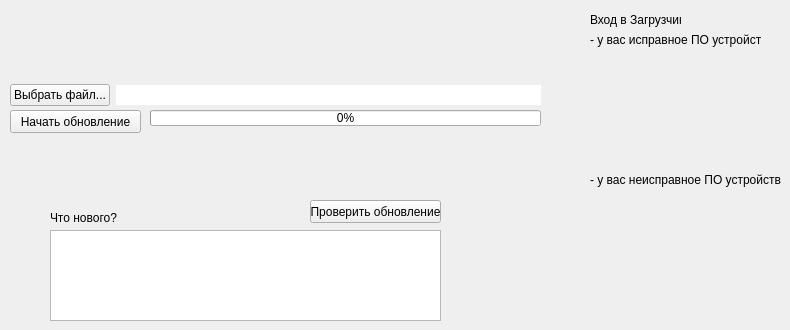
        <widget class="QWidget" name="page_USBFirmwareUpdate">
         <widget class="QPushButton" name="pushButton_CheckNewFirmware">
          <property name="geometry">
           <rect>
            <x>310</x>
            <y>200</y>
            <width>131</width>
            <height>23</height>
           </rect>
          </property>
          <property name="text">
           <string>Проверить обновление</string>
          </property>
         </widget>
         <widget class="QListWidget" name="listWidget_2">
          <property name="geometry">
           <rect>
            <x>50</x>
            <y>230</y>
            <width>391</width>
            <height>91</height>
           </rect>
          </property>
         </widget>
         <widget class="QLabel" name="label_43">
          <property name="geometry">
           <rect>
            <x>50</x>
            <y>210</y>
            <width>141</width>
            <height>16</height>
           </rect>
          </property>
          <property name="text">
           <string>Что нового?</string>
          </property>
         </widget>
         <widget class="QPushButton" name="pushButton_StartUpdateFirmware">
          <property name="geometry">
           <rect>
            <x>10</x>
            <y>110</y>
            <width>131</width>
            <height>23</height>
           </rect>
          </property>
          <property name="text">
           <string>Начать обновление</string>
          </property>
         </widget>
         <widget class="QProgressBar" name="progressBar_FirmwareUpdated">
          <property name="geometry">
           <rect>
            <x>150</x>
            <y>110</y>
            <width>391</width>
            <height>16</height>
           </rect>
          </property>
          <property name="value">
           <number>0</number>
          </property>
          <property name="alignment">
           <set>Qt::AlignCenter</set>
          </property>
         </widget>
         <widget class="QWidget" name="layoutWidget">
          <property name="geometry">
           <rect>
            <x>10</x>
            <y>80</y>
            <width>531</width>
            <height>30</height>
           </rect>
          </property>
          <layout class="QHBoxLayout" name="horizontalLayout_37">
           <item>
            <widget class="QPushButton" name="pushButton_SetFirmwareFilePath">
             <property name="text">
              <string>Выбрать файл...</string>
             </property>
            </widget>
           </item>
           <item>
            <widget class="QLineEdit" name="lineEdit_ViewPathFileFirmware">
             <property name="frame">
              <bool>false</bool>
             </property>
             <property name="readOnly">
              <bool>true</bool>
             </property>
            </widget>
           </item>
          </layout>
         </widget>
         <widget class="QLabel" name="label_44">
          <property name="geometry">
           <rect>
            <x>590</x>
            <y>60</y>
            <width>181</width>
            <height>81</height>
           </rect>
          </property>
          <property name="toolTip">
           <string>&lt;div style='text-align: center'&gt;&lt;img src=':/image/res/instruction_bootloader.png'/&gt;&lt;/div&gt;</string>
          </property>
          <property name="text">
           <string/>
          </property>
          <property name="pixmap">
           <pixmap resource="resource.qrc">:/image/res/instruction_bootloader_mini.png</pixmap>
          </property>
         </widget>
         <widget class="QLabel" name="label_45">
          <property name="geometry">
           <rect>
            <x>590</x>
            <y>10</y>
            <width>91</width>
            <height>20</height>
           </rect>
          </property>
          <property name="text">
           <string>Вход в Загрузчик</string>
          </property>
         </widget>
         <widget class="QLabel" name="label_46">
          <property name="geometry">
           <rect>
            <x>590</x>
            <y>30</y>
            <width>171</width>
            <height>20</height>
           </rect>
          </property>
          <property name="text">
           <string>- у вас исправное ПО устройства</string>
          </property>
         </widget>
         <widget class="QLabel" name="label_47">
          <property name="geometry">
           <rect>
            <x>590</x>
            <y>170</y>
            <width>191</width>
            <height>20</height>
           </rect>
          </property>
          <property name="text">
           <string>- у вас неисправное ПО устройства</string>
          </property>
         </widget>
         <widget class="QLabel" name="label_48">
          <property name="geometry">
           <rect>
            <x>590</x>
            <y>210</y>
            <width>181</width>
            <height>81</height>
           </rect>
          </property>
          <property name="toolTip">
           <string>&lt;div style='text-align: center'&gt;&lt;img src=':/image/res/instruction_bootloader_swInvalid.png'/&gt;&lt;/div&gt;</string>
          </property>
          <property name="text">
           <string/>
          </property>
          <property name="pixmap">
           <pixmap resource="resource.qrc">:/image/res/instruction_bootloader_mini.png</pixmap>
          </property>
         </widget>
        </widget>
